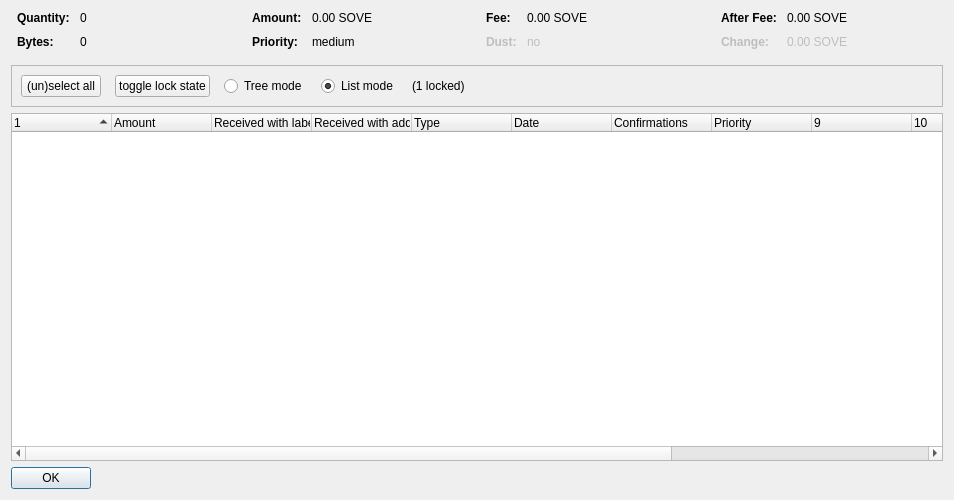
<?xml version="1.0" encoding="UTF-8"?>
<ui version="4.0">
 <class>CoinControlDialog</class>
 <widget class="QDialog" name="CoinControlDialog">
  <property name="geometry">
   <rect>
    <x>0</x>
    <y>0</y>
    <width>954</width>
    <height>500</height>
   </rect>
  </property>
  <property name="windowTitle">
   <string>Coin Selection</string>
  </property>
  <layout class="QVBoxLayout" name="verticalLayout">
   <item>
    <layout class="QHBoxLayout" name="horizontalLayoutTop" stretch="0,0,0,0">
     <property name="topMargin">
      <number>0</number>
     </property>
     <property name="bottomMargin">
      <number>10</number>
     </property>
     <item>
      <layout class="QFormLayout" name="formLayoutCoinControl1">
       <property name="horizontalSpacing">
        <number>10</number>
       </property>
       <property name="verticalSpacing">
        <number>10</number>
       </property>
       <property name="leftMargin">
        <number>6</number>
       </property>
       <property name="rightMargin">
        <number>6</number>
       </property>
       <item row="0" column="0">
        <widget class="QLabel" name="labelCoinControlQuantityText">
         <property name="font">
          <font>
           <weight>75</weight>
           <bold>true</bold>
          </font>
         </property>
         <property name="text">
          <string>Quantity:</string>
         </property>
        </widget>
       </item>
       <item row="0" column="1">
        <widget class="QLabel" name="labelCoinControlQuantity">
         <property name="cursor">
          <cursorShape>IBeamCursor</cursorShape>
         </property>
         <property name="contextMenuPolicy">
          <enum>Qt::ActionsContextMenu</enum>
         </property>
         <property name="text">
          <string notr="true">0</string>
         </property>
         <property name="textInteractionFlags">
          <set>Qt::LinksAccessibleByMouse|Qt::TextSelectableByKeyboard|Qt::TextSelectableByMouse</set>
         </property>
        </widget>
       </item>
       <item row="1" column="0">
        <widget class="QLabel" name="labelCoinControlBytesText">
         <property name="font">
          <font>
           <weight>75</weight>
           <bold>true</bold>
          </font>
         </property>
         <property name="text">
          <string>Bytes:</string>
         </property>
        </widget>
       </item>
       <item row="1" column="1">
        <widget class="QLabel" name="labelCoinControlBytes">
         <property name="cursor">
          <cursorShape>IBeamCursor</cursorShape>
         </property>
         <property name="contextMenuPolicy">
          <enum>Qt::ActionsContextMenu</enum>
         </property>
         <property name="text">
          <string notr="true">0</string>
         </property>
         <property name="textInteractionFlags">
          <set>Qt::LinksAccessibleByMouse|Qt::TextSelectableByKeyboard|Qt::TextSelectableByMouse</set>
         </property>
        </widget>
       </item>
      </layout>
     </item>
     <item>
      <layout class="QFormLayout" name="formLayoutCoinControl2">
       <property name="horizontalSpacing">
        <number>10</number>
       </property>
       <property name="verticalSpacing">
        <number>10</number>
       </property>
       <property name="leftMargin">
        <number>6</number>
       </property>
       <property name="rightMargin">
        <number>6</number>
       </property>
       <item row="0" column="0">
        <widget class="QLabel" name="labelCoinControlAmountText">
         <property name="font">
          <font>
           <weight>75</weight>
           <bold>true</bold>
          </font>
         </property>
         <property name="text">
          <string>Amount:</string>
         </property>
        </widget>
       </item>
       <item row="0" column="1">
        <widget class="QLabel" name="labelCoinControlAmount">
         <property name="cursor">
          <cursorShape>IBeamCursor</cursorShape>
         </property>
         <property name="contextMenuPolicy">
          <enum>Qt::ActionsContextMenu</enum>
         </property>
         <property name="text">
          <string notr="true">0.00 SOVE</string>
         </property>
         <property name="textInteractionFlags">
          <set>Qt::LinksAccessibleByMouse|Qt::TextSelectableByKeyboard|Qt::TextSelectableByMouse</set>
         </property>
        </widget>
       </item>
       <item row="1" column="0">
        <widget class="QLabel" name="labelCoinControlPriorityText">
         <property name="font">
          <font>
           <weight>75</weight>
           <bold>true</bold>
          </font>
         </property>
         <property name="text">
          <string>Priority:</string>
         </property>
        </widget>
       </item>
       <item row="1" column="1">
        <widget class="QLabel" name="labelCoinControlPriority">
         <property name="cursor">
          <cursorShape>IBeamCursor</cursorShape>
         </property>
         <property name="contextMenuPolicy">
          <enum>Qt::ActionsContextMenu</enum>
         </property>
         <property name="text">
          <string>medium</string>
         </property>
         <property name="textInteractionFlags">
          <set>Qt::LinksAccessibleByMouse|Qt::TextSelectableByKeyboard|Qt::TextSelectableByMouse</set>
         </property>
        </widget>
       </item>
      </layout>
     </item>
     <item>
      <layout class="QFormLayout" name="formLayoutCoinControl3">
       <property name="horizontalSpacing">
        <number>10</number>
       </property>
       <property name="verticalSpacing">
        <number>10</number>
       </property>
       <property name="leftMargin">
        <number>6</number>
       </property>
       <property name="rightMargin">
        <number>6</number>
       </property>
       <item row="0" column="0">
        <widget class="QLabel" name="labelCoinControlFeeText">
         <property name="font">
          <font>
           <weight>75</weight>
           <bold>true</bold>
          </font>
         </property>
         <property name="text">
          <string>Fee:</string>
         </property>
        </widget>
       </item>
       <item row="0" column="1">
        <widget class="QLabel" name="labelCoinControlFee">
         <property name="cursor">
          <cursorShape>IBeamCursor</cursorShape>
         </property>
         <property name="contextMenuPolicy">
          <enum>Qt::ActionsContextMenu</enum>
         </property>
         <property name="text">
          <string notr="true">0.00 SOVE</string>
         </property>
         <property name="textInteractionFlags">
          <set>Qt::LinksAccessibleByMouse|Qt::TextSelectableByKeyboard|Qt::TextSelectableByMouse</set>
         </property>
        </widget>
       </item>
       <item row="1" column="0">
        <widget class="QLabel" name="labelCoinControlLowOutputText">
         <property name="enabled">
          <bool>false</bool>
         </property>
         <property name="font">
          <font>
           <weight>75</weight>
           <bold>true</bold>
          </font>
         </property>
         <property name="text">
          <string>Dust:</string>
         </property>
        </widget>
       </item>
       <item row="1" column="1">
        <widget class="QLabel" name="labelCoinControlLowOutput">
         <property name="enabled">
          <bool>false</bool>
         </property>
         <property name="cursor">
          <cursorShape>IBeamCursor</cursorShape>
         </property>
         <property name="contextMenuPolicy">
          <enum>Qt::ActionsContextMenu</enum>
         </property>
         <property name="text">
          <string>no</string>
         </property>
         <property name="textInteractionFlags">
          <set>Qt::LinksAccessibleByMouse|Qt::TextSelectableByKeyboard|Qt::TextSelectableByMouse</set>
         </property>
        </widget>
       </item>
      </layout>
     </item>
     <item>
      <layout class="QFormLayout" name="formLayoutCoinControl4">
       <property name="horizontalSpacing">
        <number>10</number>
       </property>
       <property name="verticalSpacing">
        <number>10</number>
       </property>
       <property name="leftMargin">
        <number>6</number>
       </property>
       <property name="rightMargin">
        <number>6</number>
       </property>
       <item row="0" column="0">
        <widget class="QLabel" name="labelCoinControlAfterFeeText">
         <property name="font">
          <font>
           <weight>75</weight>
           <bold>true</bold>
          </font>
         </property>
         <property name="text">
          <string>After Fee:</string>
         </property>
        </widget>
       </item>
       <item row="0" column="1">
        <widget class="QLabel" name="labelCoinControlAfterFee">
         <property name="cursor">
          <cursorShape>IBeamCursor</cursorShape>
         </property>
         <property name="contextMenuPolicy">
          <enum>Qt::ActionsContextMenu</enum>
         </property>
         <property name="text">
          <string notr="true">0.00 SOVE</string>
         </property>
         <property name="textInteractionFlags">
          <set>Qt::LinksAccessibleByMouse|Qt::TextSelectableByKeyboard|Qt::TextSelectableByMouse</set>
         </property>
        </widget>
       </item>
       <item row="1" column="0">
        <widget class="QLabel" name="labelCoinControlChangeText">
         <property name="enabled">
          <bool>false</bool>
         </property>
         <property name="font">
          <font>
           <weight>75</weight>
           <bold>true</bold>
          </font>
         </property>
         <property name="text">
          <string>Change:</string>
         </property>
        </widget>
       </item>
       <item row="1" column="1">
        <widget class="QLabel" name="labelCoinControlChange">
         <property name="enabled">
          <bool>false</bool>
         </property>
         <property name="cursor">
          <cursorShape>IBeamCursor</cursorShape>
         </property>
         <property name="contextMenuPolicy">
          <enum>Qt::ActionsContextMenu</enum>
         </property>
         <property name="text">
          <string notr="true">0.00 SOVE</string>
         </property>
         <property name="textInteractionFlags">
          <set>Qt::LinksAccessibleByMouse|Qt::TextSelectableByKeyboard|Qt::TextSelectableByMouse</set>
         </property>
        </widget>
       </item>
      </layout>
     </item>
    </layout>
   </item>
   <item>
    <widget class="QFrame" name="frame">
     <property name="minimumSize">
      <size>
       <width>0</width>
       <height>40</height>
      </size>
     </property>
     <property name="frameShape">
      <enum>QFrame::StyledPanel</enum>
     </property>
     <property name="frameShadow">
      <enum>QFrame::Sunken</enum>
     </property>
     <layout class="QHBoxLayout" name="horizontalLayout">
      <item>
       <layout class="QHBoxLayout" name="horizontalLayoutPanel" stretch="0,0,0,0,0,0">
        <property name="spacing">
         <number>14</number>
        </property>
        <item>
         <widget class="QPushButton" name="pushButtonSelectAll">
          <property name="sizePolicy">
           <sizepolicy hsizetype="Maximum" vsizetype="Fixed">
            <horstretch>0</horstretch>
            <verstretch>0</verstretch>
           </sizepolicy>
          </property>
          <property name="text">
           <string>(un)select all</string>
          </property>
          <property name="autoDefault">
           <bool>false</bool>
          </property>
         </widget>
        </item>
        <item>
         <widget class="QPushButton" name="pushButtonToggleLock">
          <property name="sizePolicy">
           <sizepolicy hsizetype="Maximum" vsizetype="Fixed">
            <horstretch>0</horstretch>
            <verstretch>0</verstretch>
           </sizepolicy>
          </property>
          <property name="text">
           <string>toggle lock state</string>
          </property>
          <property name="autoDefault">
           <bool>false</bool>
          </property>
         </widget>
        </item>
        <item>
         <widget class="QRadioButton" name="radioTreeMode">
          <property name="sizePolicy">
           <sizepolicy hsizetype="Maximum" vsizetype="Fixed">
            <horstretch>0</horstretch>
            <verstretch>0</verstretch>
           </sizepolicy>
          </property>
          <property name="text">
           <string>Tree mode</string>
          </property>
         </widget>
        </item>
        <item>
         <widget class="QRadioButton" name="radioListMode">
          <property name="sizePolicy">
           <sizepolicy hsizetype="Maximum" vsizetype="Fixed">
            <horstretch>0</horstretch>
            <verstretch>0</verstretch>
           </sizepolicy>
          </property>
          <property name="text">
           <string>List mode</string>
          </property>
          <property name="checked">
           <bool>true</bool>
          </property>
         </widget>
        </item>
        <item>
         <widget class="QLabel" name="labelLocked">
          <property name="text">
           <string>(1 locked)</string>
          </property>
         </widget>
        </item>
        <item>
         <spacer name="horizontalSpacer">
          <property name="orientation">
           <enum>Qt::Horizontal</enum>
          </property>
          <property name="sizeHint" stdset="0">
           <size>
            <width>40</width>
            <height>20</height>
           </size>
          </property>
         </spacer>
        </item>
       </layout>
      </item>
     </layout>
    </widget>
   </item>
   <item>
    <widget class="CoinControlTreeWidget" name="treeWidget">
     <property name="contextMenuPolicy">
      <enum>Qt::CustomContextMenu</enum>
     </property>
     <property name="sortingEnabled">
      <bool>false</bool>
     </property>
     <property name="columnCount">
      <number>13</number>
     </property>
     <attribute name="headerShowSortIndicator" stdset="0">
      <bool>true</bool>
     </attribute>
     <attribute name="headerStretchLastSection">
      <bool>false</bool>
     </attribute>
     <column>
      <property name="text">
       <string/>
      </property>
     </column>
     <column>
      <property name="text">
       <string>Amount</string>
      </property>
     </column>
     <column>
      <property name="text">
       <string>Received with label</string>
      </property>
     </column>
     <column>
      <property name="text">
       <string>Received with address</string>
      </property>
     </column>
     <column>
      <property name="text">
       <string>Type</string>
      </property>
     </column>
     <column>
      <property name="text">
       <string>Date</string>
      </property>
     </column>
     <column>
      <property name="text">
       <string>Confirmations</string>
      </property>
      <property name="toolTip">
       <string>Confirmed</string>
      </property>
     </column>
     <column>
      <property name="text">
       <string>Priority</string>
      </property>
     </column>
     <column>
      <property name="text">
       <string/>
      </property>
     </column>
     <column>
      <property name="text">
       <string/>
      </property>
     </column>
     <column>
      <property name="text">
       <string/>
      </property>
     </column>
     <column>
      <property name="text">
       <string/>
      </property>
     </column>
     <column>
      <property name="text">
       <string/>
      </property>
     </column>
    </widget>
   </item>
   <item>
    <widget class="QDialogButtonBox" name="buttonBox">
     <property name="sizePolicy">
      <sizepolicy hsizetype="Maximum" vsizetype="Fixed">
       <horstretch>0</horstretch>
       <verstretch>0</verstretch>
      </sizepolicy>
     </property>
     <property name="orientation">
      <enum>Qt::Horizontal</enum>
     </property>
     <property name="standardButtons">
      <set>QDialogButtonBox::Ok</set>
     </property>
    </widget>
   </item>
  </layout>
 </widget>
 <customwidgets>
  <customwidget>
   <class>CoinControlTreeWidget</class>
   <extends>QTreeWidget</extends>
   <header>coincontroltreewidget.h</header>
  </customwidget>
 </customwidgets>
 <resources/>
 <connections/>
</ui>
